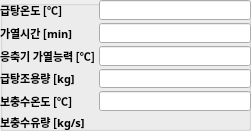
    <widget class="QGroupBox" name="steam_hot_group">
     <property name="geometry">
      <rect>
       <x>100</x>
       <y>20</y>
       <width>251</width>
       <height>131</height>
      </rect>
     </property>
     <property name="title">
      <string/>
     </property>
     <widget class="QWidget" name="formLayoutWidget_5">
      <property name="geometry">
       <rect>
        <x>0</x>
        <y>0</y>
        <width>251</width>
        <height>131</height>
       </rect>
      </property>
      <layout class="QFormLayout" name="formLayout_8">
       <property name="horizontalSpacing">
        <number>3</number>
       </property>
       <property name="verticalSpacing">
        <number>3</number>
       </property>
       <property name="leftMargin">
        <number>0</number>
       </property>
       <property name="topMargin">
        <number>0</number>
       </property>
       <property name="rightMargin">
        <number>0</number>
       </property>
       <property name="bottomMargin">
        <number>0</number>
       </property>
       <item row="0" column="0">
        <widget class="QLabel" name="Thot_target_label">
         <property name="font">
          <font>
           <family>굴림</family>
           <pointsize>8</pointsize>
           <bold>true</bold>
          </font>
         </property>
         <property name="text">
          <string>급탕온도 [℃]</string>
         </property>
        </widget>
       </item>
       <item row="0" column="1">
        <widget class="QLineEdit" name="Thot_target_edit">
         <property name="enabled">
          <bool>true</bool>
         </property>
         <property name="font">
          <font>
           <family>HY견고딕</family>
           <pointsize>8</pointsize>
           <bold>false</bold>
          </font>
         </property>
         <property name="focusPolicy">
          <enum>Qt::FocusPolicy::StrongFocus</enum>
         </property>
         <property name="styleSheet">
          <string notr="true">border-color: rgb(255, 255, 255);</string>
         </property>
         <property name="text">
          <string/>
         </property>
        </widget>
       </item>
       <item row="1" column="0">
        <widget class="QLabel" name="time_target_label">
         <property name="font">
          <font>
           <family>굴림</family>
           <pointsize>8</pointsize>
           <bold>true</bold>
          </font>
         </property>
         <property name="text">
          <string>가열시간 [min]</string>
         </property>
        </widget>
       </item>
       <item row="1" column="1">
        <widget class="QLineEdit" name="time_target_edit">
         <property name="enabled">
          <bool>true</bool>
         </property>
         <property name="font">
          <font>
           <family>HY견고딕</family>
           <pointsize>8</pointsize>
           <bold>false</bold>
          </font>
         </property>
         <property name="focusPolicy">
          <enum>Qt::FocusPolicy::StrongFocus</enum>
         </property>
         <property name="styleSheet">
          <string notr="true">border-color: rgb(255, 255, 255);</string>
         </property>
         <property name="text">
          <string/>
         </property>
        </widget>
       </item>
       <item row="2" column="0">
        <widget class="QLabel" name="dT_lift_label">
         <property name="font">
          <font>
           <family>굴림</family>
           <pointsize>8</pointsize>
           <bold>true</bold>
          </font>
         </property>
         <property name="toolTip">
          <string>&lt;html&gt;&lt;head/&gt;&lt;body&gt;&lt;p&gt;급탕 히트펌프 모델링 시 응축기에서 가열할 수 있는 능력을 상수로 입력&lt;/p&gt;&lt;p&gt;Ex. 응축기 가열능력 10℃ 입력시 (Tcondout-Tcondin ) = 10℃&lt;/p&gt;&lt;/body&gt;&lt;/html&gt;</string>
         </property>
         <property name="text">
          <string>응축기 가열능력 [℃]</string>
         </property>
        </widget>
       </item>
       <item row="2" column="1">
        <widget class="QLineEdit" name="dT_lift_edit">
         <property name="enabled">
          <bool>true</bool>
         </property>
         <property name="font">
          <font>
           <family>HY견고딕</family>
           <pointsize>8</pointsize>
           <bold>false</bold>
          </font>
         </property>
         <property name="focusPolicy">
          <enum>Qt::FocusPolicy::StrongFocus</enum>
         </property>
         <property name="styleSheet">
          <string notr="true">border-color: rgb(255, 255, 255);</string>
         </property>
         <property name="text">
          <string/>
         </property>
        </widget>
       </item>
       <item row="3" column="0">
        <widget class="QLabel" name="m_load_label">
         <property name="font">
          <font>
           <family>굴림</family>
           <pointsize>8</pointsize>
           <bold>true</bold>
          </font>
         </property>
         <property name="text">
          <string>급탕조용량 [kg]</string>
         </property>
        </widget>
       </item>
       <item row="3" column="1">
        <widget class="QLineEdit" name="m_load_edit">
         <property name="enabled">
          <bool>true</bool>
         </property>
         <property name="font">
          <font>
           <family>HY견고딕</family>
           <pointsize>8</pointsize>
           <bold>false</bold>
          </font>
         </property>
         <property name="focusPolicy">
          <enum>Qt::FocusPolicy::StrongFocus</enum>
         </property>
         <property name="styleSheet">
          <string notr="true">border-color: rgb(255, 255, 255);</string>
         </property>
         <property name="text">
          <string/>
         </property>
        </widget>
       </item>
       <item row="4" column="0">
        <widget class="QLabel" name="Tmakeup_label">
         <property name="font">
          <font>
           <family>굴림</family>
           <pointsize>8</pointsize>
           <bold>true</bold>
          </font>
         </property>
         <property name="text">
          <string>보충수온도 [℃]</string>
         </property>
        </widget>
       </item>
       <item row="4" column="1">
        <widget class="QLineEdit" name="Tmakeup_edit">
         <property name="enabled">
          <bool>true</bool>
         </property>
         <property name="font">
          <font>
           <family>HY견고딕</family>
           <pointsize>8</pointsize>
           <bold>false</bold>
          </font>
         </property>
         <property name="focusPolicy">
          <enum>Qt::FocusPolicy::StrongFocus</enum>
         </property>
         <property name="styleSheet">
          <string notr="true">border-color: rgb(255, 255, 255);</string>
         </property>
         <property name="text">
          <string/>
         </property>
        </widget>
       </item>
       <item row="5" column="0">
        <widget class="QLabel" name="mmakeup_label">
         <property name="font">
          <font>
           <family>굴림</family>
           <pointsize>8</pointsize>
           <bold>true</bold>
          </font>
         </property>
         <property name="text">
          <string>보충수유량 [kg/s]</string>
         </property>
        </widget>
       </item>
       <item row="5" column="1">
        <widget class="QLabel" name="mmakeup_edit">
         <property name="font">
          <font>
           <family>HY견고딕</family>
           <pointsize>8</pointsize>
          </font>
         </property>
         <property name="text">
          <string/>
         </property>
        </widget>
       </item>
      </layout>
     </widget>
    </widget>
